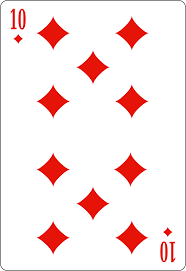
#> input picture original.png, 186 x 271 px
$ python Template_Matching.py
#> lines starting #> are read from the running program, lines starting #| are printed output that depends on the picture; long printed decimals are rounded; pictures that were not available may be replaced by others from this repository, and a replacement may not be noted
import cv2
import numpy as np

# Load the original and template images
img1 = cv2.imread('original.png', 1)
#> img1 is the input picture: shape (271, 186, 3); mean B, G, R 230.9, 231.7, 250.6
template = cv2.imread('template.png', 0)
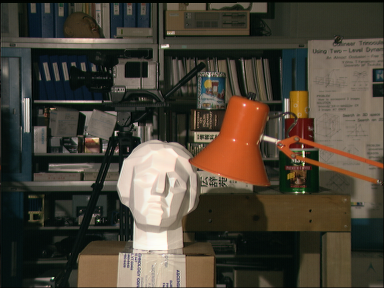
#> input picture left.png, 384 x 288 px, given in place of template.png, which was not available
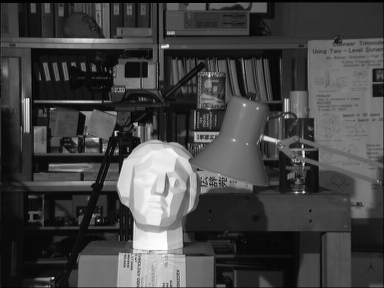
#> template: shape (288, 384); min 0, max 253, mean 67.8

# Convert the images to grayscale
gray_img = cv2.cvtColor(img1, cv2.COLOR_BGR2GRAY)
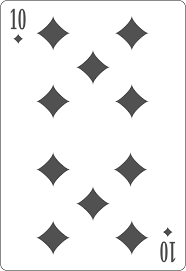
#> gray_img: shape (271, 186); min 68, max 255, mean 237.2

# Get the dimensions of the template
w, h = template.shape[::-1]
#> w = 384; h = 288

# Perform template matching using different methods
methods = [cv2.TM_CCOEFF, cv2.TM_CCOEFF_NORMED, cv2.TM_SQDIFF, cv2.TM_SQDIFF_NORMED]

for method in methods:
    img2=img1.copy()
    # Apply template matching
    result = cv2.matchTemplate(gray_img, template, method)
    min_val, max_val, min_loc, max_loc = cv2.minMaxLoc(result)
    # Choose the appropriate threshold based on the method
    if method in [cv2.TM_CCOEFF, cv2.TM_CCOEFF_NORMED]:
        threshold = max_val-0.05
        print(threshold)
        # Find all occurrences above the threshold
        loc = np.where(result >= threshold)
        for pt in zip(*loc[::-1]):
            # Draw a rectangle around the matched region
            cv2.rectangle(img2, pt, (pt[0] + w, pt[1] + h), (0, 255, 0), 2)
    else:
        print(threshold)
        threshold = min_val*2
        loc = np.where(result <= threshold)
        for pt in zip(*loc[::-1]):
            # Draw a rectangle around the matched region
            cv2.rectangle(img2, pt, (pt[0] + w, pt[1] + h), (0, 255, 0), 2)
    # Display the matched image
    cv2.imshow('Matched Image', img2)
    cv2.waitKey(0)
    cv2.destroyAllWindows()
#> this loop made 4 passes
#> (min_val, max_val, min_loc, max_loc, threshold, loc) on passes 1 to 3: (-13222624, 18462686, (28, 8), (140, 0), 18462685.9, ([0], [140])), (-0.0788, 0.123, (28, 8), (140, 0), 0.0734, 502 positions, rows 0 to 17, columns 128 to 173), (1.55e+09, 1.76e+09, (79, 17), (0, 0), 3.11e+09, 3582 positions, rows 0 to 17, columns 0 to 198)
#> (min_val, max_val, max_loc, threshold, loc) on pass 4: (1, 1, (0, 0), 2, 3582 positions, rows 0 to 17, columns 0 to 198)
#| 18462685.95
#| 0.07339
#| 0.07339
#| 3105803776.0
#> pass 1, `cv2.imshow('Matched Image', img2)`:
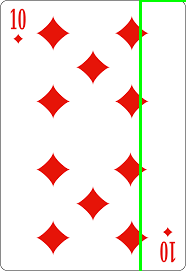
#> window 'Matched Image': shape (271, 186, 3); mean B, G, R 227, 232.4, 246.3
#> pass 2, `cv2.imshow('Matched Image', img2)`:
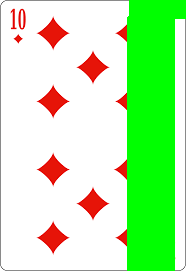
#> window 'Matched Image': shape (271, 186, 3); mean B, G, R 171.6, 238.8, 185
#> after the loop:
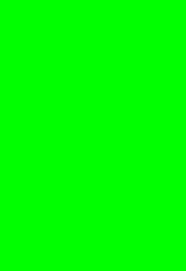
#> img2: shape (271, 186, 3); mean B, G, R 0, 255, 0
